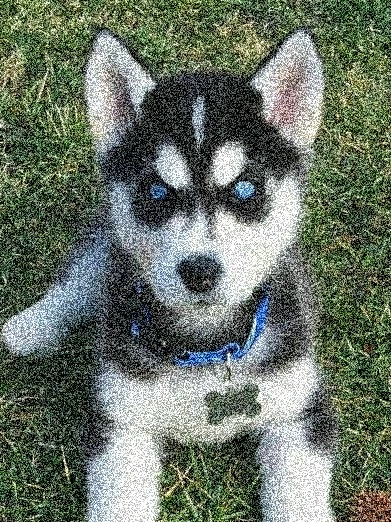
#> input picture Ejercicio 2/claseruido.jpg, 391 x 522 px
$ python filtros.py
#> lines starting #> are read from the running program, lines starting #| are printed output that depends on the picture; after the words box and inside, x2 and y2 are one past the last pixel; in counts of white or black regions, pixels touching at a corner belong together
# -*- coding: utf-8 -*-
"""filtros.ipynb

Automatically generated by Colaboratory.

Original file is located at
    https://colab.research.google.com/drive/1QfdIVM5nBqIZm3IrPMDDCpRJGoBwvlF-
"""

#Importamos las librerias
import cv2
import numpy as np
from matplotlib import pyplot as plt
from google.colab.patches import cv2_imshow

#Leemos la imagen
img = cv2.imread('claseruido.jpg')
#> img is the input picture: shape (522, 391, 3); mean B, G, R 104.1, 116.3, 106.3


#Filtros paso bajo

#Creamos los kernels para colvolucionar nuestra imagen
kernel3x3=np.ones((3,3),np.float32)/9.0
kernel5x5=np.ones((5,5),np.float32)/25.0
kernel7x7=np.ones((5,5),np.float32)/49.0

# Matriz 3 x 3
# [1,1,1]
# [1,1,1]
# [1,1,1]   Un total de 9 elementos

#Intrucción Crear una variable kernel7x7 para aplicar un filtro paso bajo


#Aplicamos los filtros

salida3 = cv2.filter2D(img,-1,kernel3x3)
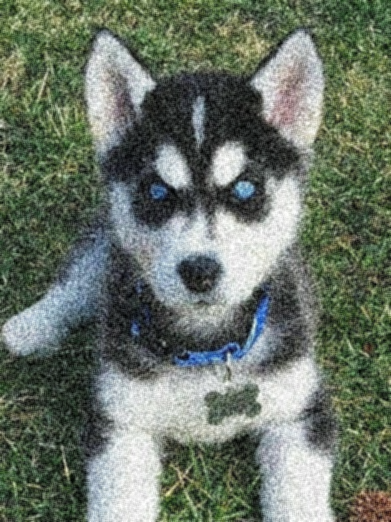
#> salida3: shape (522, 391, 3); mean B, G, R 104.1, 116.4, 106.3
salida5 = cv2.filter2D(img,-1,kernel5x5)
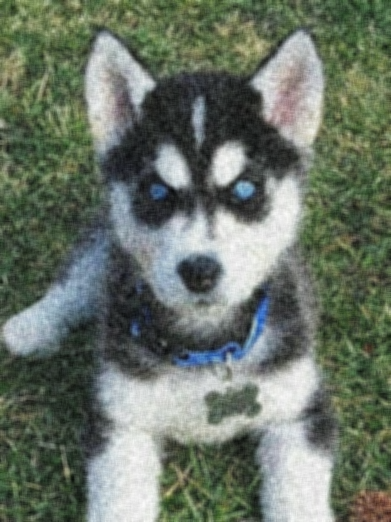
#> salida5: shape (522, 391, 3); mean B, G, R 104.1, 116.3, 106.3
salida7 = cv2.filter2D(img,-1,kernel7x7)
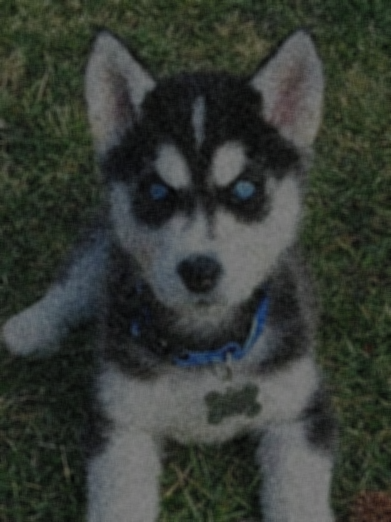
#> salida7: shape (522, 391, 3); mean B, G, R 53.1, 59.4, 54.3

#Intrucción: Aplicar el filtro a un kernel de 7x7 y guardarlo en una variable llamada salida7


#Otros filtros

#filtro gaussiano
filtrogaussiano = cv2.GaussianBlur(img,(5,5),0)

#filtro mediana
filtromediana = cv2.medianBlur(img,5)
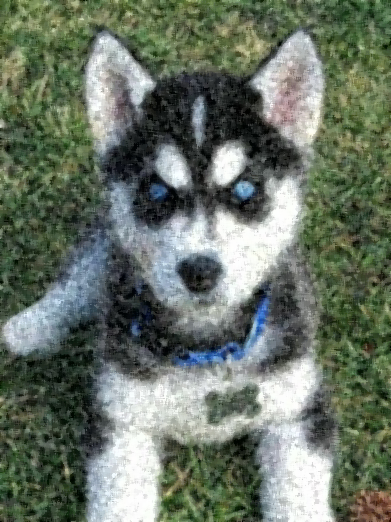
#> filtromediana: shape (522, 391, 3); mean B, G, R 102.6, 115.7, 105.2

#Filtro blur
blur = cv2.blur(img,(7,7))


print("\nOriginal")
cv2_imshow(img)
print("Filtros paso Bajo")
print("\nKernel 3x3")
cv2_imshow(salida3)
print("\nKernel 5x5")
cv2_imshow(salida5)
print("\nKernel 7x7")
cv2_imshow(salida7)

print("Filtro Gaussiano")
cv2_imshow(filtrogaussiano)

print("\nFiltro mediana")
cv2_imshow(filtromediana)

print("\nFiltro Blur")
cv2_imshow(blur)

print("\n\n")
#Intrucción Imprimir la imagen con el filtro utilizando un kernel de 7x7


#Binorización por umbral

#Leemos la imagen en blanco y negro
img = cv2.imread('claseruido.jpg',0)
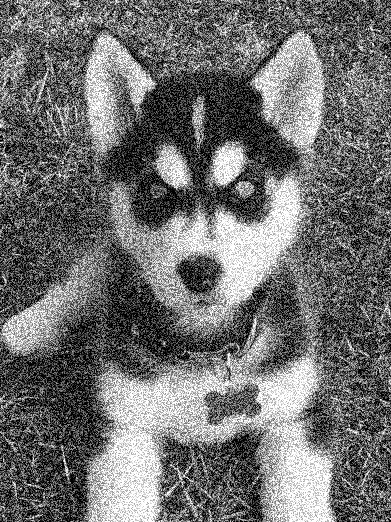
#> img: shape (522, 391); min 0, max 255, mean 111.8
ret,thresh1 = cv2.threshold(img,127,255,cv2.THRESH_BINARY)
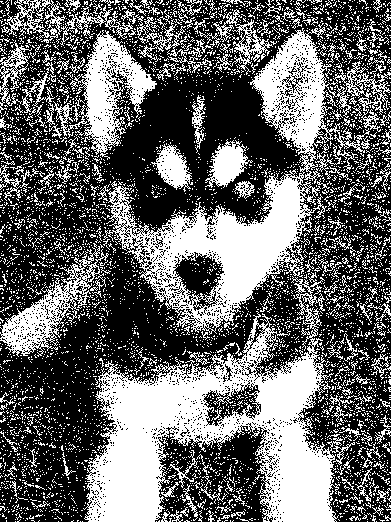
#> thresh1: shape (522, 391); 40.4% white; 5164 white regions (4960 under 20 px), largest, box (x1, y1, x2, y2) and area: (83, 272, 355, 522) 25489, (103, 23, 391, 335) 20012, (53, 30, 157, 160) 4538
ret,thresh2 = cv2.threshold(img,127,255,cv2.THRESH_BINARY_INV)

titles = ['Original Image B/W','BINARY','BINARY_INV']
images = [img, thresh1, thresh2]
for i in range(3):
    plt.subplot(2,3,i+1),plt.imshow(images[i],'gray',vmin=0,vmax=255)
    plt.title(titles[i])
    plt.xticks([]),plt.yticks([])

plt.show()
cv2.waitKey(0)
